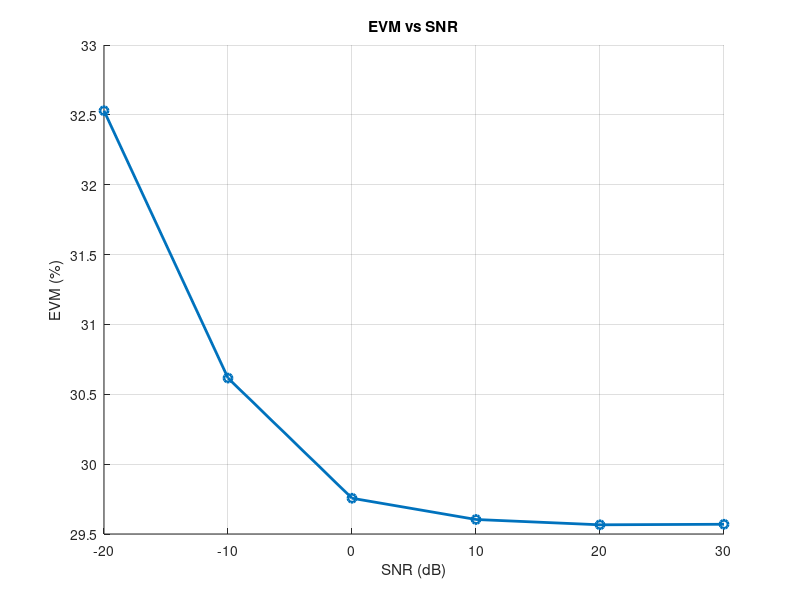

This chart was generated by the following MATLAB code:
% Eurecom lab session: OFDM receiver with coverage enhancement
% Date: May 2024
% Course: Radio Engineering
% Professor: Florian Kaltenberger
% Guest lecturers: Dr. Elena Lukashova (elukashova@sequans.com) 
%                  Dmitry Pyatkov 

clc
clear

% Configurable simulation parameters

% Repetition level
R = 32;

% Number of transmissions
T = 100;

% Signal to Noise Ratio (SNR)
snrRange = -20:10:30;

% STO error in samples, MUST BE NEGATIVE
stoError = -2;
if(stoError > 0)
    error('STO error in samples MUST BE NEGATIVE')
end

% CFO error in Hz, We assume that subcarrier spacing is 15 kHz and Fsmp = 1.92 MHz
cfoErrorHz = -0;

% Non-configurable simulation parameter - DO NOT EDIT!

% Number of subcarriers per OFDM symbol
K  = 72;

% Number of OFDM symbols per repetition
L = 14;

% Number of pilots per OFDM symbol
P = 12;

% Pilot spacing in number of subcarriers
ps = K / P;

% Specify pilot positions per OFDM symbol
kp = 1:ps:K;

% EVM [%] to guarantee successful decoding
targetEvm = 50;

% Enable repetition combining
combEnabled = 1;

% Limits of x-y constellation in plots
constLimit = 2;

% Initialize result storage
evm_snr = zeros(1, length(snrRange));

% SNR loop
for snrCnt = 1:length(snrRange)

    % Noise power
    N = 10^(-snrRange(snrCnt)/10);

    % Initialize EVM accumulator
    evm_accumulated = 0;

    % Transmission
    
    % Generate QPSK symbols
    x = 1/sqrt(2)*(2*randi([0 1], K, L)-1 + 1i*2*randi([0 1], K, L)-1i);
    
    % Assign pilots from symbols - these will be known to the receiver
    p = x(kp, :);
    
    % Save original QPSK symbols as reference for EVM estimation
    x_orig = x;

    % IFFT, no DC
    xTimeDomain = zeros(128 + 9, L);  % Adjusted for CP
    for symbolCnt = 1:L
        
        % Place symbols to the central part of the bandwidth
        freq_128bins = [zeros(28,1); x(:,symbolCnt); zeros(28,1)].';
        
        % Apply fftshift and ifft
        freq_128bins = fftshift(freq_128bins);
        time_128samp = ifft(freq_128bins)*sqrt(128);

        % Add CP
        cpLength    = 9;
        cpSamples   = time_128samp(end-cpLength+1:end);
        timeSymbol  = [cpSamples time_128samp];

        xTimeDomain(:,symbolCnt) = timeSymbol.';

    end
    
    % Channel
    
    % Generate flat, static channel
    h = 1/sqrt(2) + 1/sqrt(2)*1i;

    % Reception
    
    % Loop over transmissions
    evm_trans = zeros(1, T);  % Initialize storage for EVM of each transmission
    for t = 1:T

        % Initialize receive signal
        y = zeros(K, L);

        % Loop over repetitions
        evm_rep = zeros(1, R);  % Initialize storage for EVM of each repetition
        for r = 1:R
    
            % Generate complex Gaussian noise
            n = sqrt(N/2)*randn(128+cpLength, L) + sqrt(N/2)*1i*randn(128+cpLength, L);

            % Received signal in time domain
            yTime = h*xTimeDomain + n;

            yr = zeros(K, L);
            for symbolCnt = 1:L
                 
                symbolTd = yTime(:,symbolCnt).';

                % Add CFO
                samplingRate = 1.92e6;
                cfoPhaseRamp    = 2*pi*cfoErrorHz/samplingRate;
                cfoSampleInit   = (r-1)*length(symbolTd)*L + (symbolCnt-1)*length(symbolTd);
                % Pay attention to numeric accuracy, this implementation could not be used for infinite CFO generation
                cfoVector       = exp(1j*cfoPhaseRamp*((0:length(symbolTd)-1)+cfoSampleInit));
                symbolTd        = symbolTd .* cfoVector;

                % Detection 

                % Remove CP containing STO error
                symbolTd = symbolTd(cpLength+1+stoError:end+stoError);
                
                % FFT and fftshift
                symbolFd = fftshift(fft(symbolTd));

                startSc = (128 - 72)/2 + 1;
                
                % Extract central subcarriers 
                yr(:,symbolCnt) = symbolFd(startSc:startSc+K-1);

            end
    
            % Repetition combining (or not)
            y = combEnabled * y + yr;
    
            % Normalize the signal according to the repetition index
            y_norm = y / r;
    
            % Extract pilot subcarriers from current signal
            yp = y_norm(kp,:); 

            % Least square channel estimation for pilots and average over symbols and subcarriers
            h_est = mean(mean(yp ./ p, 2));
    
            % Zero-forcing equalization
            x_est = y_norm ./ h_est;
    
            % Calculate Error Vector Magnitude (EVM) per repetition

            % Compute the error vector
            e = x_orig - x_est;
            
            % Compute the mean squared error of the error vector
            mse_error = abs(e).^2;
            
            % Compute the mean squared value of the transmitted signal
            mse_signal = abs(x_orig).^2;
            
            % Compute the EVM in percentage
            evm = 100 * sqrt(mean(mean(mse_error)) ./ mean(mean(mse_signal)));
    
            evm_rep(r) = evm;
            
            % Display the result
            % fprintf('EVM MEAN REP: %.2f%%\n', evm_rep(r));
        end

        % Calculate EVM per transmission
        evm_trans(t) = evm_rep(end);
        % Display the result
        % fprintf('EVM TRANS: %.2f%%\n', evm_trans(t));

    end

    % Calculate EVM per SNR
    evm_snr(snrCnt) = mean(evm_trans);
    % Display the result
    % fprintf('EVM SNR: %.2f%%\n', evm_snr(snrCnt));

    % Check against target EVM
    if mean(evm_trans) <= targetEvm
        disp(['Successful decoding achieved at SNR = ' num2str(snrRange(snrCnt)) ' dB']);
    else
        disp(['EVM too high at SNR = ' num2str(snrRange(snrCnt)) ' dB. Further optimization needed.']);
    end

end

% Plot EVM vs SNR
figure(1);
hold on;
plot(snrRange, 10 * log10(evm_snr), '-o', 'LineWidth', 2);
xlabel('SNR (dB)');
ylabel('EVM (%)');
title('EVM vs SNR');
grid on;
